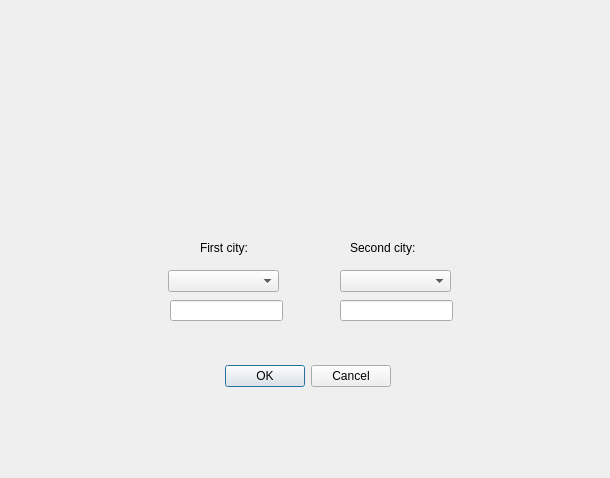
<?xml version="1.0" encoding="UTF-8"?>
<ui version="4.0">
 <class>AddStreetDialog</class>
 <widget class="QDialog" name="AddStreetDialog">
  <property name="geometry">
   <rect>
    <x>0</x>
    <y>0</y>
    <width>610</width>
    <height>478</height>
   </rect>
  </property>
  <property name="windowTitle">
   <string>Dialog</string>
  </property>
  <widget class="QDialogButtonBox" name="buttonBox">
   <property name="geometry">
    <rect>
     <x>50</x>
     <y>360</y>
     <width>341</width>
     <height>32</height>
    </rect>
   </property>
   <property name="orientation">
    <enum>Qt::Orientation::Horizontal</enum>
   </property>
   <property name="standardButtons">
    <set>QDialogButtonBox::StandardButton::Cancel|QDialogButtonBox::StandardButton::Ok</set>
   </property>
  </widget>
  <widget class="QLabel" name="label">
   <property name="geometry">
    <rect>
     <x>200</x>
     <y>240</y>
     <width>81</width>
     <height>16</height>
    </rect>
   </property>
   <property name="text">
    <string>First city:</string>
   </property>
  </widget>
  <widget class="QLabel" name="label_2">
   <property name="geometry">
    <rect>
     <x>350</x>
     <y>240</y>
     <width>91</width>
     <height>16</height>
    </rect>
   </property>
   <property name="text">
    <string>Second city:</string>
   </property>
  </widget>
  <widget class="QLineEdit" name="lineEdit_firstCity">
   <property name="geometry">
    <rect>
     <x>170</x>
     <y>300</y>
     <width>113</width>
     <height>21</height>
    </rect>
   </property>
  </widget>
  <widget class="QLineEdit" name="lineEdit_secondCity">
   <property name="geometry">
    <rect>
     <x>340</x>
     <y>300</y>
     <width>113</width>
     <height>21</height>
    </rect>
   </property>
  </widget>
  <widget class="QComboBox" name="comboBox_firstCity">
   <property name="geometry">
    <rect>
     <x>168</x>
     <y>270</y>
     <width>111</width>
     <height>22</height>
    </rect>
   </property>
  </widget>
  <widget class="QComboBox" name="comboBox_secondCity">
   <property name="geometry">
    <rect>
     <x>340</x>
     <y>270</y>
     <width>111</width>
     <height>22</height>
    </rect>
   </property>
  </widget>
 </widget>
 <resources/>
 <connections>
  <connection>
   <sender>buttonBox</sender>
   <signal>accepted()</signal>
   <receiver>AddStreetDialog</receiver>
   <slot>accept()</slot>
   <hints>
    <hint type="sourcelabel">
     <x>248</x>
     <y>254</y>
    </hint>
    <hint type="destinationlabel">
     <x>157</x>
     <y>274</y>
    </hint>
   </hints>
  </connection>
  <connection>
   <sender>buttonBox</sender>
   <signal>rejected()</signal>
   <receiver>AddStreetDialog</receiver>
   <slot>reject()</slot>
   <hints>
    <hint type="sourcelabel">
     <x>316</x>
     <y>260</y>
    </hint>
    <hint type="destinationlabel">
     <x>286</x>
     <y>274</y>
    </hint>
   </hints>
  </connection>
 </connections>
</ui>
